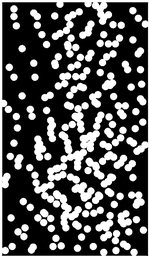
#> input picture images/bubbles_on_black_background.bmp, 149 x 256 px, shrunk from 455 x 782 before the run
$ python 09-04.py
#> lines starting #> are read from the running program, lines starting #| are printed output that depends on the picture; after the words box and inside, x2 and y2 are one past the last pixel; in counts of white or black regions, pixels touching at a corner belong together
### projects/Project 09-04/set_operations.py
"""
Copyright (C) 2025 Fu Tszkok

:module: set_operations
:function: The function package from Project 09-01 Morphological and Other Set Operations
:author: Fu Tszkok
:date: 2025-02-06
:license: AGPLv3 + Additional Restrictions (Non-Commercial Use)

This code is licensed under GNU Affero General Public License v3 (AGPLv3) with additional terms.
- Commercial use prohibited (including but not limited to sale, integration into commercial products)
- Academic use requires clear attribution in code comments or documentation

Full AGPLv3 text available in LICENSE file or at <https://www.gnu.org/licenses/agpl-3.0.html>
"""

import numpy as np


def dilation(binary_image, struct_elem):
    """Performs a dilation operation on a binary image.
    :param binary_image: Input binary image (NumPy array).
    :param struct_elem: The structuring element (NumPy array) used for the operation.
    :return: The dilated binary image.
    """
    struct_elem = np.array(struct_elem)
    pad_h, pad_w = struct_elem.shape[0] // 2, struct_elem.shape[1] // 2
    # Pad the image to handle boundary pixels correctly.
    padded_image = np.pad(binary_image, ((pad_h, pad_h), (pad_w, pad_w)), mode='constant', constant_values=0)
    result = np.zeros_like(binary_image)

    # Iterate over each pixel of the original image.
    for i in range(binary_image.shape[0]):
        for j in range(binary_image.shape[1]):
            # Extract the region of interest (ROI) centered at the current pixel.
            region = padded_image[i:i + struct_elem.shape[0], j:j + struct_elem.shape[1]]
            # If the ROI contains any white pixel where the structuring element also has a 1,
            # set the result pixel to 1. This is a logical OR operation.
            if np.any(region & struct_elem):
                result[i, j] = 1

    return result


# [32 lines left out: functions erosion, union, not called in this run]


def intersection(image1, image2):
    """Performs a pixel-wise logical AND (intersection) on two binary images.
    :param image1: The first binary image.
    :param image2: The second binary image.
    :return: The resulting image of the intersection operation.
    """
    return np.minimum(image1, image2)


def difference(image1, image2):
    """Performs a pixel-wise logical difference (A AND NOT B) on two binary images.
    :param image1: The first binary image (minuend).
    :param image2: The second binary image (subtrahend).
    :return: The resulting image of the difference operation.
    """
    return np.where(image2 == 0, image1, 0)


# [6 lines left out: function complement, not called in this run]

### projects/Project 09-04/connected.py
"""
Copyright (C) 2025 Fu Tszkok

:module: connected
:function: The function package from Project 09-03 Connected Components
:author: Fu Tszkok
:date: 2025-09-23
:license: AGPLv3 + Additional Restrictions (Non-Commercial Use)

This code is licensed under GNU Affero General Public License v3 (AGPLv3) with additional terms.
- Commercial use prohibited (including but not limited to sale, integration into commercial products)
- Academic use requires clear attribution in code comments or documentation

Full AGPLv3 text available in LICENSE file or at <https://www.gnu.org/licenses/agpl-3.0.html>
"""

from set_operations import *


def find_root(equivalences, label):
    """Finds the root of a label in the Union-Find data structure with path compression.
    :param equivalences: A list or array representing the parent pointers of labels.
    :param label: The label whose root needs to be found.
    :return: The root label.
    """
    while equivalences[label] != label:
        # Path compression: make each node point to its grandparent.
        equivalences[label] = equivalences[equivalences[label]]
        label = equivalences[label]
    return label


def extract_connected_components(binary_image, connectivity=8):
    """Performs connected component labeling on a binary image using a two-pass algorithm.
    :param binary_image: The input binary image (0 for background, >0 for foreground).
    :param connectivity: The type of connectivity to consider (4 or 8). Default is 8.
    :return: A tuple containing the labeled image and the total count of components.
    """
    # Ensure the image is in a binary format (0 or 1).
    binary_image = (binary_image > 0).astype(np.uint8)
    h, w = binary_image.shape
    # Initialize an image to store the labels.
    labeled_image = np.zeros_like(binary_image, dtype=np.int32)
    next_label = 1

    # Initialize the equivalence list for the Union-Find algorithm.
    # The list maps a label to its root.
    equivalences = [0]

    # Pass 1: Labeling and Equivalence Recording
    for r in range(h):
        for c in range(w):
            if binary_image[r, c] == 1:
                neighbors = []
                # Check for labeled neighbors based on the connectivity (4 or 8).
                if r > 0:
                    if labeled_image[r - 1, c] != 0: neighbors.append(labeled_image[r - 1, c])
                    if connectivity == 8:
                        if c > 0 and labeled_image[r - 1, c - 1] != 0: neighbors.append(labeled_image[r - 1, c - 1])
                        if c < w - 1 and labeled_image[r - 1, c + 1] != 0: neighbors.append(labeled_image[r - 1, c + 1])
                if c > 0 and labeled_image[r, c - 1] != 0: neighbors.append(labeled_image[r, c - 1])

                if not neighbors:
                    # If no labeled neighbors, assign a new unique label.
                    labeled_image[r, c] = next_label
                    equivalences.append(next_label)
                    next_label += 1
                else:
                    # If neighbors exist, assign the minimum label to the current pixel.
                    min_label = min(neighbors)
                    labeled_image[r, c] = min_label

                    # Record equivalences: union the sets of all neighboring labels.
                    for label in neighbors:
                        root_min = find_root(equivalences, min_label)
                        root_current = find_root(equivalences, label)
                        if root_min != root_current:
                            equivalences[root_current] = root_min

    # Pass 2: Equivalence Resolution and Final Labeling
    final_labels = {}
    component_count = 0
    for r in range(h):
        for c in range(w):
            label = labeled_image[r, c]
            if label > 0:
                # Find the root of the current pixel's label.
                root_label = find_root(equivalences, label)

                # Assign a new, unique label for each distinct root.
                if root_label not in final_labels:
                    component_count += 1
                    final_labels[root_label] = component_count

                # Update the pixel's label with its final, resolved label.
                labeled_image[r, c] = final_labels[root_label]

    return labeled_image, component_count

### projects/Project 09-04/09-04.py
"""
Copyright (C) 2025 Fu Tszkok

:module: Project 09-03
:function: Morphological Solution to Problem 9.27
:author: Fu Tszkok
:date: 2025-09-25
:license: AGPLv3 + Additional Restrictions (Non-Commercial Use)

This code is licensed under GNU Affero General Public License v3 (AGPLv3) with additional terms.
- Commercial use prohibited (including but not limited to sale, integration into commercial products)
- Academic use requires clear attribution in code comments or documentation

Full AGPLv3 text available in LICENSE file or at <https://www.gnu.org/licenses/agpl-3.0.html>
"""

import cv2 as cv
import matplotlib.pyplot as plt

from connected import *


def morphological_reconstruction(marker, mask, struct_elem=np.ones((3, 3), dtype=np.uint8)):
    """Performs Morphological Reconstruction by geodesic dilation.
    :param marker: The starting marker image (e.g., initial seed pixels).
    :param mask: The mask image, which limits the growth of the marker.
    :param struct_elem: The structuring element for dilation (default is 3x3 square).
    :return: The reconstructed image.
    """
    current_marker = marker.copy()
    previous_marker = np.zeros_like(marker)

    # Iterate until the marker image stabilizes (reaches idempotence).
    while not np.array_equal(current_marker, previous_marker):
        previous_marker = current_marker.copy()
        # Step 1: Dilate the current marker image.
        # Assume 'dilation' is available from the imported module.
        dilated_marker = dilation(current_marker, struct_elem)
        # Step 2: Intersect the dilated marker with the mask (geodesic dilation).
        # Assume 'intersection' is available from the imported module.
        current_marker = intersection(dilated_marker, mask)

    return current_marker


def solve_part_a(original_image):
    """Solves Question (a): Extract particles connected to the image boundary.
    :param original_image: The input binary image of particles (I).
    :return: The image containing only the particles connected to the boundary ($R_I(M)$).
    """
    # 1. Create the marker image (M) by setting pixels on the image border equal to the original image.
    marker = np.zeros_like(original_image)
    marker[0, :] = original_image[0, :]
    marker[-1, :] = original_image[-1, :]
    marker[:, 0] = original_image[:, 0]
    marker[:, -1] = original_image[:, -1]

    # 2. Perform reconstruction to grow the boundary marker to fill all connected particles.
    boundary_particles = morphological_reconstruction(marker, original_image)
    return boundary_particles


def solve_part_b(internal_particles):
    """Solves Question (b): Identify overlapping particles among internal particles.
    :param internal_particles: The binary image containing only particles not connected to the boundary.
    :return: The image containing only the identified overlapping particles.
    """
    if np.sum(internal_particles) == 0:
        return np.zeros_like(internal_particles)

    # 1. Label all connected components (individual or overlapping particles).
    # Assume 'extract_connected_components' returns the labeled image and the number of components.
    labeled_image, num_components = extract_connected_components(internal_particles)
    if num_components == 0:
        return np.zeros_like(internal_particles)

    # 2. Compute the area (pixel count) for each labeled component.
    labels, areas = np.unique(labeled_image, return_counts=True)

    # Filter out the label 0 (background).
    particle_labels = labels[1:]
    particle_areas = areas[1:]

    if len(particle_areas) == 0:
        return np.zeros_like(internal_particles)

    # 3. Determine the reference area for a single particle using the median area,
    # which is robust to a few large overlapping particles.
    single_particle_area = np.median(particle_areas)
    print(f"Single particle reference area (median): {single_particle_area:.2f} pixels")

    # 4. Set a threshold (e.g., 1.5 times the median area) to flag components as overlapping.
    area_threshold = single_particle_area * 1.5
    print(f"Area threshold for overlapping determination: > {area_threshold:.2f} pixels")

    # 5. Find the labels corresponding to the large (overlapping) particles.
    overlapping_labels = particle_labels[particle_areas > area_threshold]

    # 6. Create a binary mask of the identified overlapping particles.
    overlapping_mask = np.isin(labeled_image, overlapping_labels)
    overlapping_particles = np.zeros_like(internal_particles)
    overlapping_particles[overlapping_mask] = 1

    return overlapping_particles


def solve_part_c(internal_particles, overlapping_particles):
    """Solves Question (c): Isolate non-overlapping (simple) internal particles.
    :param internal_particles: Image of all internal particles.
    :param overlapping_particles: Image of overlapping internal particles.
    :return: Image containing only the non-overlapping internal particles.
    """
    # Assume 'difference' is available (A - B).
    non_overlapping_particles = difference(internal_particles, overlapping_particles)
    return non_overlapping_particles


# Load the grayscale image and convert it to a binary image.
image = cv.imread('../../images/bubbles_on_black_background.bmp', cv.IMREAD_GRAYSCALE)
#> image is the input picture: shape (256, 149); min 0, max 255, mean 81.7
_, original_image = cv.threshold(image, 128, 255, cv.THRESH_BINARY)
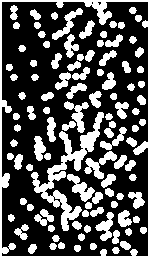
#> original_image: shape (256, 149); 31.5% white; 106 white regions, largest, box (x1, y1, x2, y2) and area: (31, 112, 104, 231) 1790, (0, 0, 149, 256) 1770, (84, 151, 117, 179) 347

plt.axis('off')
plt.imshow(original_image, cmap='gray')
plt.title('Original Image')
plt.show()

# --- Solution for Part (a) ---
# Extract particles connected to the boundary.
image_a = solve_part_a(original_image)
#> in solve_part_a, `marker[0, :] = original_image[0, :]`: marker: shape (256, 149); 0.39% white in thin lines or dots, all inside (x1, y1, x2, y2) = (0, 0, 149, 1)
#> in solve_part_a, `marker[-1, :] = original_image[-1, :]`: marker: shape (256, 149); 0.42% white in thin lines or dots
#> in solve_part_a, `marker[:, -1] = original_image[:, -1]`:
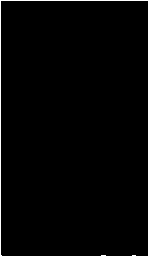
#> marker: shape (256, 149); 1.8% white in thin lines or dots
#> the loop in morphological_reconstruction, `while not np.array_equal(current_marker, previous_marker):` made 25 passes
#> after the loop in morphological_reconstruction, `while not np.array_equal(current_marker, previous_marker):`:
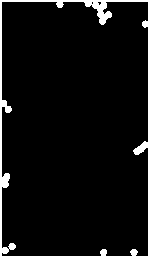
#> current_marker: shape (256, 149); values 0 (black) and 1 (white), 4.9% white; 3 white regions, box (x1, y1, x2, y2) and area: (0, 0, 149, 256) 1770, (130, 249, 138, 256) 42, (100, 249, 107, 256) 41
#> after the loop in morphological_reconstruction, `while not np.array_equal(current_marker, previous_marker):`:
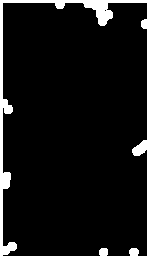
#> dilated_marker: shape (256, 149); values 0 (black) and 1 (white), 7.4% white; 3 white regions, box (x1, y1, x2, y2) and area: (0, 0, 149, 256) 2683, (129, 248, 139, 256) 70, (99, 248, 108, 256) 66
# Isolate internal particles using set difference (Original - Boundary-connected).
# Assume 'difference' is available from the imported module.
internal_particles = difference(original_image, image_a)
#> in difference, `return np.where(image2 == 0, image1, 0)`: returned value: shape (256, 149); 26.7% white; 103 white regions, largest, box (x1, y1, x2, y2) and area: (31, 112, 104, 231) 1790, (84, 151, 117, 179) 347, (67, 174, 95, 202) 325

plt.axis('off')
plt.imshow(image_a, cmap='gray')
plt.title('Question (a) Answer: Boundary-Connected Particles')
plt.show()

# --- Solution for Part (b) ---
# Identify overlapping particles among the internal particles.
image_b = solve_part_b(internal_particles)
#> after the loop in extract_connected_components, `for r in range(h):`:
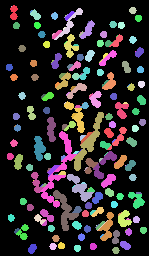
#> labeled_image: shape (256, 149) int32; 214 distinct labels, from 0 to 213; one colour per label, 0 black
#> after the loop in extract_connected_components, `for r in range(h):`:
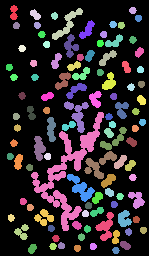
#> labeled_image: shape (256, 149) int32; 104 distinct labels, from 0 to 103; one colour per label, 0 black
#> in solve_part_b, `labeled_image, num_components = extract_connected_components(internal_..`: num_components = 103
#> in solve_part_b, `labels, areas = np.unique(labeled_image, return_counts=True)`: labels = 104 values from 0 to 103; areas = 104 values, max 27966 at index 0, min 39 at index 10, mean 366.8
#> in solve_part_b, `particle_labels = labels[1:]`: particle_labels = 103 values from 1 to 103
#> in solve_part_b, `particle_areas = areas[1:]`: particle_areas = 103 values, max 1790 at index 48, min 39 at index 9, mean 98.82
#> in solve_part_b, `single_particle_area = np.median(particle_areas)`: single_particle_area = 42
#| Single particle reference area (median): 42.00 pixels
#> in solve_part_b, `area_threshold = single_particle_area * 1.5`: area_threshold = 63
#| Area threshold for overlapping determination: > 63.00 pixels
#> in solve_part_b, `overlapping_labels = particle_labels[particle_areas > area_threshold]`: overlapping_labels = 45 values from 1 to 101

plt.axis('off')
plt.imshow(image_b, cmap='gray')
plt.title('Question (b) Answer: Overlapping Internal Particles')
plt.show()

# --- Solution for Part (c) ---
# Isolate non-overlapping internal particles (Internal - Overlapping).
image_c = solve_part_c(internal_particles, image_b)
#> in difference (call 2), `return np.where(image2 == 0, image1, 0)`:
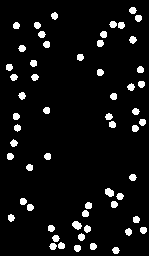
#> returned value: shape (256, 149); 6.4% white; 58 white regions, largest, box (x1, y1, x2, y2) and area: (72, 221, 82, 230) 62, (105, 188, 114, 197) 61, (129, 36, 137, 44) 44

plt.axis('off')
plt.imshow(image_c, cmap='gray')
plt.title('Question (c) Answer: Non-Overlapping Internal Particles')
plt.show()
